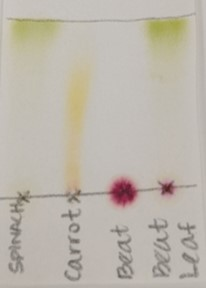
#> input picture TLCcrop.jpg, 206 x 288 px, found by its file name
$ python TLCAnalysis.py
#> lines starting #> are read from the running program, lines starting #| are printed output that depends on the picture; after the words box and inside, x2 and y2 are one past the last pixel; in counts of white or black regions, pixels touching at a corner belong together
# -*- coding: utf-8 -*-
"""
Created on Wed Apr 22 13:23:06 2020

@author: Sarah Moor
"""


from sklearn.cluster import KMeans
import matplotlib.pyplot as plt
import numpy as np
import cv2
from collections import Counter
from skimage.color import rgb2lab, deltaE_cie76
import os
from mpl_toolkits.mplot3d import Axes3D
from matplotlib import cm
from matplotlib import colors
from matplotlib.colors import hsv_to_rgb
import webcolors


def closest_colour(requested_colour):
    min_colours = {}
    for key, name in webcolors.css3_hex_to_names.items():
        r_c, g_c, b_c = webcolors.hex_to_rgb(key)
        rd = (r_c - requested_colour[0]) ** 2
        gd = (g_c - requested_colour[1]) ** 2
        bd = (b_c - requested_colour[2]) ** 2
        min_colours[(rd + gd + bd)] = name
    return min_colours[min(min_colours.keys())]

def get_colour_name(requested_colour):
    try:
        closest_name = actual_name = webcolors.rgb_to_name(requested_colour)
    except ValueError:
        closest_name = closest_colour(requested_colour)
        actual_name = None
    return actual_name, closest_name

def RGB2HEX(color):
    return "#{:02x}{:02x}{:02x}".format(int(color[0]), int(color[1]), int(color[2]))

def get_image(image_path):
    image = cv2.imread(image_path)
    image = cv2.cvtColor(image, cv2.COLOR_BGR2RGB)
    return image

def get_colors(image, number_of_colors, show_chart):

    modified_image = cv2.resize(image, (300, 200), interpolation = cv2.INTER_AREA)
    modified_image = modified_image.reshape(modified_image.shape[0]*modified_image.shape[1], 3)

    clf = KMeans(n_clusters = number_of_colors)
    labels = clf.fit_predict(modified_image)

    counts = Counter(labels)
    # sort to ensure correct color percentage
    counts = dict(sorted(counts.items()))


    print(counts)


    center_colors = clf.cluster_centers_
    # We get ordered colors by iterating through the keys

    ordered_colors = [center_colors[i] for i in counts.keys()]

    hex_names = [(closest_colour(ordered_colors[i])) for i in counts.keys()]
    hex_colors = [RGB2HEX(ordered_colors[i]) for i in counts.keys()]
    rgb_colors = [ordered_colors[i] for i in counts.keys()]

    for i in counts.keys():
        print (ordered_colors[i], closest_colour(ordered_colors[i]))

    # remove the first element, which we know will be black because that is the majority of the image after masking
    counts_no_black = list(counts.values())
    counts_no_black.pop(0)
    hex_names.pop(0)
    hex_colors.pop(0)
    if (show_chart):
        plt.figure(figsize = (8, 6))
        plt.pie(counts_no_black, labels = hex_names, colors = hex_colors)

    return rgb_colors

def main ():
    # Let's look at our fish image

    nemo = cv2.imread("C:/Users/Sarah Moor/Documents/Grad/StephTLC/TLCcrop.jpg")
#> nemo is the input picture: shape (288, 206, 3); mean B, G, R 171.9, 182.2, 188.5
    #plt.imshow(nemo)
    #plt.show()

    '''
    gray_TLC = cv2.cvtColor(nemo, cv2.COLOR_BGR2GRAY)

    plt.imshow(gray_TLC)
    plt.show()
    '''

    # OpenCV by default opens images in BGR color space

    nemo = cv2.cvtColor(nemo, cv2.COLOR_BGR2RGB)

    plt.imshow(nemo)
    plt.show()

    # Plotting the image on 3D plot

    r, g, b = cv2.split(nemo)
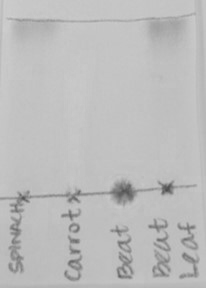
#> r: shape (288, 206); min 77, max 208, mean 188.5
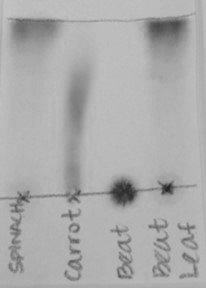
#> b: shape (288, 206); min 33, max 196, mean 171.9

    fig = plt.figure()
    axis = fig.add_subplot(1, 1, 1, projection="3d")
    pixel_colors = nemo.reshape((np.shape(nemo)[0] * np.shape(nemo)[1], 3))
    norm = colors.Normalize(vmin=-1.0, vmax=1.0)
    norm.autoscale(pixel_colors)
    pixel_colors = norm(pixel_colors).tolist()
#> pixel_colors = 59328 items

    axis.scatter(
        r.flatten(), g.flatten(), b.flatten(), facecolors=pixel_colors, marker="."
    )
    axis.set_xlabel("Red")
    axis.set_ylabel("Green")
    axis.set_zlabel("Blue")
    #plt.show()

    hsv_nemo = cv2.cvtColor(nemo, cv2.COLOR_RGB2HSV)
#> hsv_nemo: shape (288, 206, 3); mean H, S, V 20.5, 23.3, 188.5


    h, s, v = cv2.split(hsv_nemo)
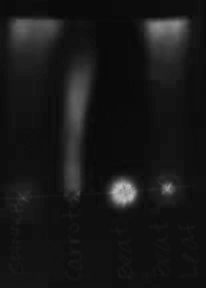
#> s: shape (288, 206); min 7, max 195, mean 23.3

    fig = plt.figure()
    axis = fig.add_subplot(1, 1, 1, projection="3d")

    axis.scatter(
        h.flatten(), s.flatten(), v.flatten(), facecolors=pixel_colors, marker="."
    )
    axis.set_xlabel("Hue")
    axis.set_ylabel("Saturation")
    axis.set_zlabel("Value")
    plt.show()


    light_orange = (0,100,120)
    dark_orange = (175,200,200)
    # light (0, 0, 200) (0, 0, 0) (0, 0, 0) (0, 0, 100)(0, 0, 100)
    # dark (145, 60, 255), (145, 100, 255) (145, 60, 255) (0, 0, 50)(145, 60, 255)

    # Normalise to 0 - 1 range for viewing

    lo_square = np.full((10, 10, 3), light_orange, dtype=np.uint8) / 255.0
    do_square = np.full((10, 10, 3), dark_orange, dtype=np.uint8) / 255.0

    plt.subplot(1, 2, 1)
    plt.imshow(hsv_to_rgb(do_square))
    plt.subplot(1, 2, 2)
    plt.imshow(hsv_to_rgb(lo_square))
    plt.show()


    # Segment Nemo using inRange() function

    mask = cv2.inRange(hsv_nemo, light_orange, dark_orange)
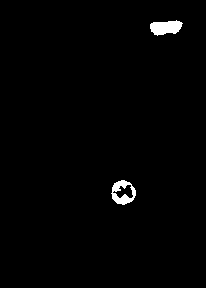
#> mask: shape (288, 206); 1.2% white; 2 white regions, box (x1, y1, x2, y2) and area: (150, 20, 183, 36) 367, (111, 180, 136, 205) 326
    plt.subplot(1, 2, 1)
    plt.imshow(mask, cmap="gray")

    # Bitwise-AND mask and original image

    result = cv2.bitwise_and(nemo, nemo, mask=mask)


    # Convert back to RGB in order to plot using `matplotlib.pyplot`
    plt.subplot(1, 2, 1)
    plt.imshow(mask, cmap="gray")
    plt.subplot(1, 2, 2)
    plt.imshow(result)
    plt.show()

    result = nemo


    # # trying to get rid of grey

    light_white = (145,60,255)
    dark_white = (255, 255, 255)

    lw_square = np.full((10, 10, 3), light_white, dtype=np.uint8) / 255.0
    dw_square = np.full((10, 10, 3), dark_white, dtype=np.uint8) / 255.0

    plt.subplot(1, 2, 1)
    plt.imshow(hsv_to_rgb(lw_square))
    plt.subplot(1, 2, 2)
    plt.imshow(hsv_to_rgb(dw_square))
    plt.show()
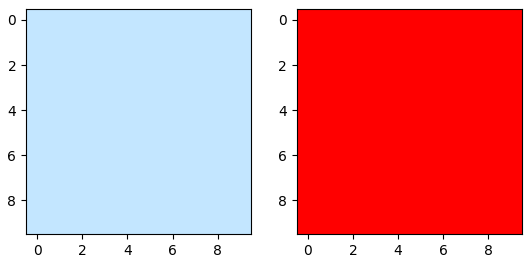
#> figure drawn by matplotlib, 2 panels

    mask_white = cv2.inRange(hsv_nemo, light_white, dark_white)
#> mask_white: shape (288, 206); every value is 0
    result_white = cv2.bitwise_and(nemo, nemo, mask=mask_white)
#> result_white: shape (288, 206, 3); every value is 0

    plt.subplot(1, 2, 1)
    plt.imshow(mask_white, cmap="gray")
    plt.subplot(1, 2, 2)
    plt.imshow(result_white)
    plt.show()


    final_mask = mask + mask_white

    final_result = cv2.bitwise_and(nemo, nemo, mask=final_mask)


    # replotting after filter
    nemo = final_result

    r, g, b = cv2.split(nemo)

    fig = plt.figure()
    axis = fig.add_subplot(1, 1, 1, projection="3d")
    pixel_colors = nemo.reshape((np.shape(nemo)[0] * np.shape(nemo)[1], 3))
    norm = colors.Normalize(vmin=-1.0, vmax=1.0)
    norm.autoscale(pixel_colors)
    pixel_colors = norm(pixel_colors).tolist()

    axis.scatter(
        r.flatten(), g.flatten(), b.flatten(), facecolors=pixel_colors, marker="."
    )
    axis.set_xlabel("Red")
    axis.set_ylabel("Green")
    axis.set_zlabel("Blue")
    plt.show()

    hsv_nemo = cv2.cvtColor(nemo, cv2.COLOR_RGB2HSV)
#> hsv_nemo: shape (288, 206, 3); mean H, S, V 1.1, 1.5, 1.8

    h, s, v = cv2.split(hsv_nemo)

    fig = plt.figure()
    axis = fig.add_subplot(1, 1, 1, projection="3d")

    axis.scatter(
        h.flatten(), s.flatten(), v.flatten(), facecolors=pixel_colors, marker="."
    )
    axis.set_xlabel("Hue")
    axis.set_ylabel("Saturation")
    axis.set_zlabel("Value")
    plt.show()
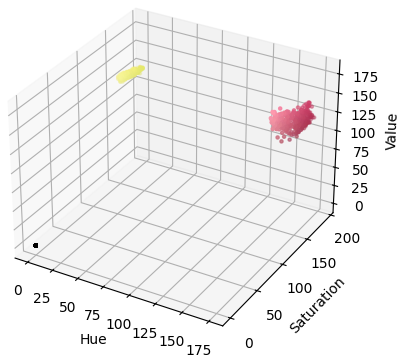
#> figure drawn by matplotlib, 1 panel

    # making pie chart
    get_colors(nemo, 20, True)
#> in get_colors, `modified_image = cv2.resize(image, (300, 200), interpolation = cv2.INT..`:
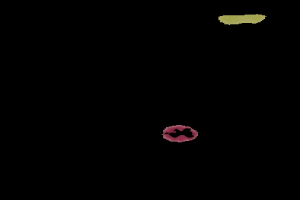
#> modified_image: shape (200, 300, 3); mean R, G, B 1.8, 1.4, 1
#> in get_colors, `counts = Counter(labels)`: counts = 20 items
#| {0: 59182, 1: 37, 2: 93, 3: 44, 4: 10, 5: 80, 6: 30, 7: 30, 8: 58, 9: 19, 10: 25, 11: 92, 12: 26, 13: 13, 14: 11, 15: 53, 16: 145, 17: 22, 18: 11, 19: 19}
#> in get_colors, `ordered_colors = [center_colors[i] for i in counts.keys()]`: ordered_colors = 20 items, first 6: [0.000473, 0.000389, 0.000304], [164.2, 90.92, 107.3], [170.9, 169.5, 98.6], [124.4, 40.18, 62.68], [62, 32.6, 38.6], [136.2, 48.6, 72.25]
#> after the loop in closest_colour, `for key, name in webcolors.css3_hex_to_names.items():`: min_colours = 0 items


#> (the run stopped early here; a loop or call above may not have finished)
